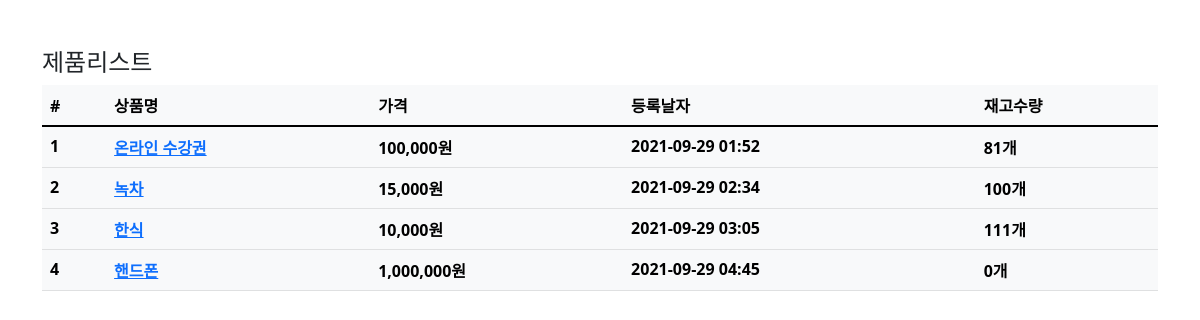
/product/, run on an earlier commit of the app's database.
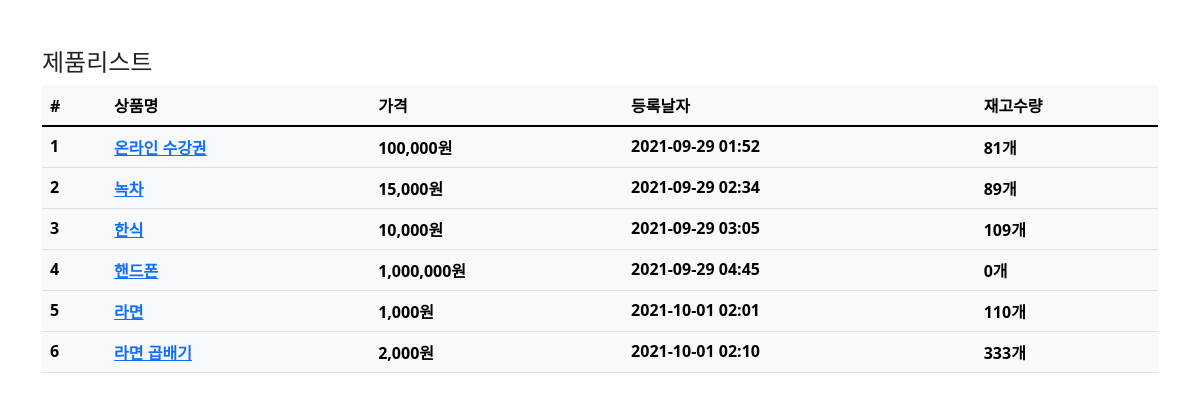
And on a later commit of the database.
### product/models.py (models this page shows, shortened)
class Product(models.Model):
    name=models.CharField(max_length=256,verbose_name='상품명')
    price=models.IntegerField(verbose_name='상품가격')
    description=models.TextField(verbose_name='상품설명')
    stock=models.IntegerField(verbose_name='재고')
    register_date=models.DateTimeField(auto_now_add=True,verbose_name='등록날자')
    class Meta:
        db_table='fastcampuse_product'
        verbose_name='상품'
        verbose_name_plural='상품'

### product/views.py (the view)
# urls.py: path('product/',ProductList.as_view()),
class ProductList(ListView):
    model=Product
    template_name='product.html'

### product/templates/product.html (shortened to what this page needs)
{% extends "base.html" %}
{% load humanize %}
{% block contents %}
<div class="row mt-5">
    <div class="col-12">
        <h4>제품리스트</h4>
        <table class="table table-light">
            <thead class="thead-light">
                <tr>
                    <th scope="col">#</th>
                    <th scope="col">상품명</th>
                    <th scope="col">가격</th>
                    <th scope="col">등록날자</th>
                    <th scope="col">재고수량</th>
                </tr>
            </thead>
            <tbody class="text-dart">
            {% for product in object_list %}
                <tr>
                    <th scope="row">{{product.id}}</th>
                    <th scope="row"><a href="/product/{{product.id}}">{{product.name}}</a></th>
                    <th scope="row">{{product.price|intcomma}}원</th>
                    <th scope="row">{{product.register_date|date:'Y-m-d H:i'}}</th>
                    <th scope="row">{{product.stock}}개</th>
                </tr>
            {% endfor %}
            </tbody>
        </table>
    </div>
</div>
{% endblock %}

### fcuser/templates/base.html (shortened to what this page needs)
<html>
    <head>
        <link href="https://cdn.jsdelivr.net/npm/bootstrap@5.1.1/dist/css/bootstrap.min.css" rel="stylesheet">
  </head>
    <body>
        <div class="container">
            {% block contents %}
            {% endblock %}
        </div>
    </body>
</html>

What changed in the data, as far as the page shows it:
changed Product "녹차": stock "100" → "89"
changed Product "한식": stock "111" → "109"
added Product: id "5", name "라면", price "1,000", register_date "2021-10-01 02:01", stock "110"
added Product: id "6", name "라면 곱배기", price "2,000", register_date "2021-10-01 02:10", stock "333"
